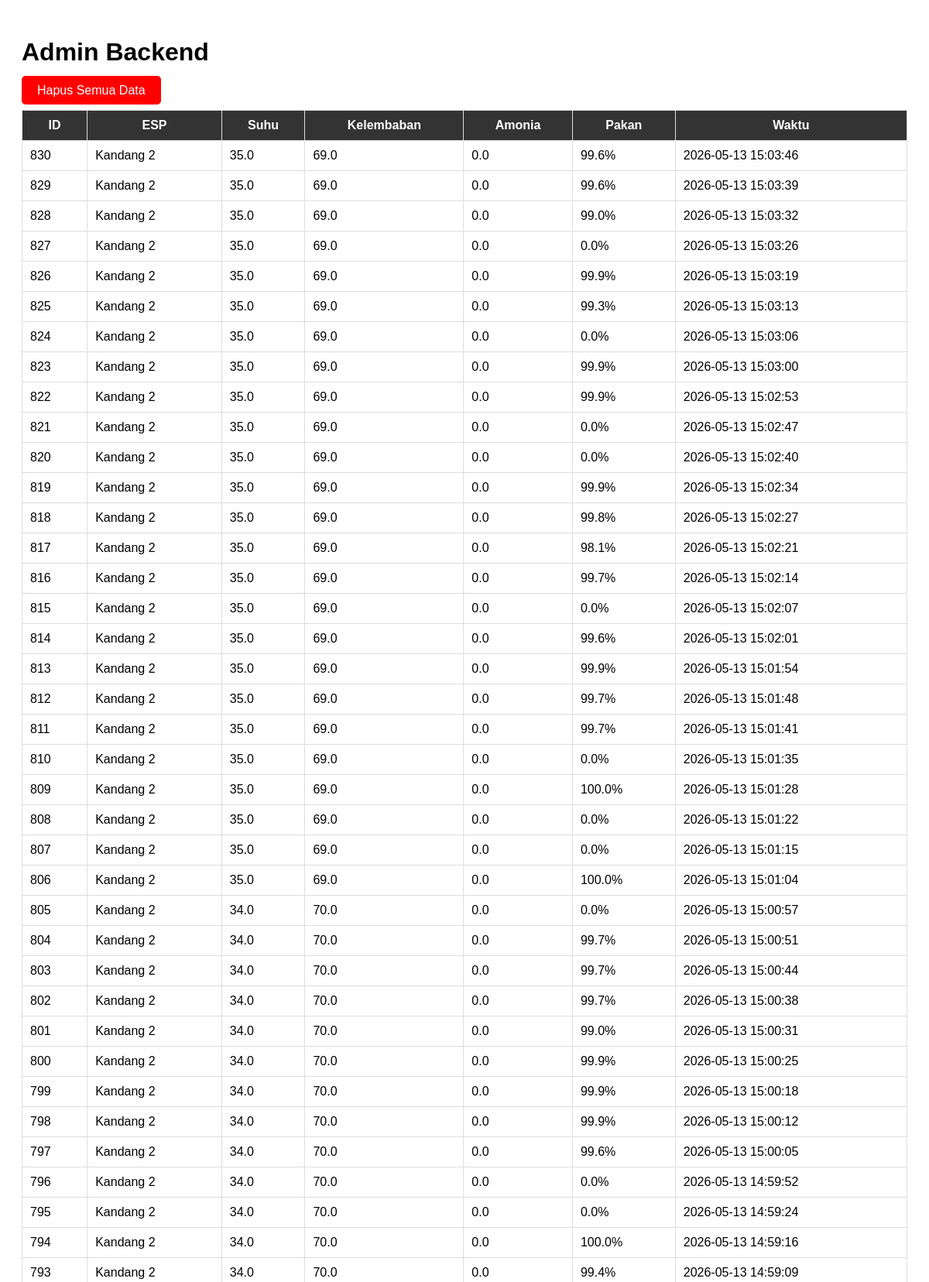
The page /admin (upper part) on the database its author committed.
### tables this page shows
CREATE TABLE sensor_data (

        id INTEGER PRIMARY KEY AUTOINCREMENT,

        nama_esp TEXT,
        suhu REAL,
        kelembaban REAL,
        amonia REAL,

        jarak_pakan REAL,
        kapasitas_pakan REAL,

        status TEXT,

        created_at TIMESTAMP DEFAULT CURRENT_TIMESTAMP
    );

### app.py (the view)
@app.route('/admin')
def admin():
    conn = sqlite3.connect(DB)
    conn.row_factory = sqlite3.Row
    c = conn.cursor()
    c.execute("""

    SELECT * FROM sensor_data

    ORDER BY id DESC

    LIMIT 100

    """)
    data = c.fetchall()
    conn.close()
    return render_template(
        "admin.html",
        data=data
    )

### templates/admin.html (shortened to what this page needs)
<!DOCTYPE html>
<html>
<head>
</head>
<body>
<h1>Admin Backend</h1>
<p>
    <a href="/delete-all">
        Hapus Semua Data
    </a>
</p>
<table>
<tr>
    <th>ID</th>
    <th>ESP</th>
    <th>Suhu</th>
    <th>Kelembaban</th>
    <th>Amonia</th>
    <th>Pakan</th>
    <th>Waktu</th>
</tr>
{% for row in data %}
<tr>
    <td>{{ row.id }}</td>
    <td>{{ row.nama_esp }}</td>
    <td>{{ row.suhu }}</td>
    <td>{{ row.kelembaban }}</td>
    <td>{{ row.amonia }}</td>
    <td>{{ row.kapasitas_pakan }}%</td>
    <td>{{ row.created_at }}</td>
</tr>
{% endfor %}
</table>
</body>
</html>

### templates/admin.html (style rules this page uses)
body { font-family:Arial; padding:20px; }
table { width:100%; border-collapse:collapse; }
th, td { border:1px solid #ddd; padding:10px; }
th { background:#333; color:white; }
a { padding:10px 20px; background:red; color:white; text-decoration:none; border-radius:5px; }

### rows shown on the page
sensor_data: id "830", nama_esp "Kandang 2", suhu "35.0", kelembaban "69.0", amonia "0.0", kapasitas_pakan "99.6", created_at "2026-05-13 15:03:46"
sensor_data: id "829", nama_esp "Kandang 2", suhu "35.0", kelembaban "69.0", amonia "0.0", kapasitas_pakan "99.6", created_at "2026-05-13 15:03:39"
sensor_data: id "828", nama_esp "Kandang 2", suhu "35.0", kelembaban "69.0", amonia "0.0", kapasitas_pakan "99.0", created_at "2026-05-13 15:03:32"
sensor_data: id "827", nama_esp "Kandang 2", suhu "35.0", kelembaban "69.0", amonia "0.0", kapasitas_pakan "0.0", created_at "2026-05-13 15:03:26"
sensor_data: id "826", nama_esp "Kandang 2", suhu "35.0", kelembaban "69.0", amonia "0.0", kapasitas_pakan "99.9", created_at "2026-05-13 15:03:19"
sensor_data: id "825", nama_esp "Kandang 2", suhu "35.0", kelembaban "69.0", amonia "0.0", kapasitas_pakan "99.3", created_at "2026-05-13 15:03:13"
sensor_data: id "824", nama_esp "Kandang 2", suhu "35.0", kelembaban "69.0", amonia "0.0", kapasitas_pakan "0.0", created_at "2026-05-13 15:03:06"
sensor_data: id "823", nama_esp "Kandang 2", suhu "35.0", kelembaban "69.0", amonia "0.0", kapasitas_pakan "99.9", created_at "2026-05-13 15:03:00"
sensor_data: id "822", nama_esp "Kandang 2", suhu "35.0", kelembaban "69.0", amonia "0.0", kapasitas_pakan "99.9", created_at "2026-05-13 15:02:53"
sensor_data: id "821", nama_esp "Kandang 2", suhu "35.0", kelembaban "69.0", amonia "0.0", kapasitas_pakan "0.0", created_at "2026-05-13 15:02:47"
sensor_data: id "820", nama_esp "Kandang 2", suhu "35.0", kelembaban "69.0", amonia "0.0", kapasitas_pakan "0.0", created_at "2026-05-13 15:02:40"
sensor_data: id "819", nama_esp "Kandang 2", suhu "35.0", kelembaban "69.0", amonia "0.0", kapasitas_pakan "99.9", created_at "2026-05-13 15:02:34"
sensor_data: id "818", nama_esp "Kandang 2", suhu "35.0", kelembaban "69.0", amonia "0.0", kapasitas_pakan "99.8", created_at "2026-05-13 15:02:27"
sensor_data: id "817", nama_esp "Kandang 2", suhu "35.0", kelembaban "69.0", amonia "0.0", kapasitas_pakan "98.1", created_at "2026-05-13 15:02:21"
sensor_data: id "816", nama_esp "Kandang 2", suhu "35.0", kelembaban "69.0", amonia "0.0", kapasitas_pakan "99.7", created_at "2026-05-13 15:02:14"
sensor_data: id "815", nama_esp "Kandang 2", suhu "35.0", kelembaban "69.0", amonia "0.0", kapasitas_pakan "0.0", created_at "2026-05-13 15:02:07"
sensor_data: id "814", nama_esp "Kandang 2", suhu "35.0", kelembaban "69.0", amonia "0.0", kapasitas_pakan "99.6", created_at "2026-05-13 15:02:01"
sensor_data: id "813", nama_esp "Kandang 2", suhu "35.0", kelembaban "69.0", amonia "0.0", kapasitas_pakan "99.9", created_at "2026-05-13 15:01:54"
sensor_data: id "812", nama_esp "Kandang 2", suhu "35.0", kelembaban "69.0", amonia "0.0", kapasitas_pakan "99.7", created_at "2026-05-13 15:01:48"
sensor_data: id "811", nama_esp "Kandang 2", suhu "35.0", kelembaban "69.0", amonia "0.0", kapasitas_pakan "99.7", created_at "2026-05-13 15:01:41"
sensor_data: id "810", nama_esp "Kandang 2", suhu "35.0", kelembaban "69.0", amonia "0.0", kapasitas_pakan "0.0", created_at "2026-05-13 15:01:35"
sensor_data: id "809", nama_esp "Kandang 2", suhu "35.0", kelembaban "69.0", amonia "0.0", kapasitas_pakan "100.0", created_at "2026-05-13 15:01:28"
sensor_data: id "808", nama_esp "Kandang 2", suhu "35.0", kelembaban "69.0", amonia "0.0", kapasitas_pakan "0.0", created_at "2026-05-13 15:01:22"
sensor_data: id "807", nama_esp "Kandang 2", suhu "35.0", kelembaban "69.0", amonia "0.0", kapasitas_pakan "0.0", created_at "2026-05-13 15:01:15"
sensor_data: id "806", nama_esp "Kandang 2", suhu "35.0", kelembaban "69.0", amonia "0.0", kapasitas_pakan "100.0", created_at "2026-05-13 15:01:04"
sensor_data: id "805", nama_esp "Kandang 2", suhu "34.0", kelembaban "70.0", amonia "0.0", kapasitas_pakan "0.0", created_at "2026-05-13 15:00:57"
sensor_data: id "804", nama_esp "Kandang 2", suhu "34.0", kelembaban "70.0", amonia "0.0", kapasitas_pakan "99.7", created_at "2026-05-13 15:00:51"
sensor_data: id "803", nama_esp "Kandang 2", suhu "34.0", kelembaban "70.0", amonia "0.0", kapasitas_pakan "99.7", created_at "2026-05-13 15:00:44"
sensor_data: id "802", nama_esp "Kandang 2", suhu "34.0", kelembaban "70.0", amonia "0.0", kapasitas_pakan "99.7", created_at "2026-05-13 15:00:38"
sensor_data: id "801", nama_esp "Kandang 2", suhu "34.0", kelembaban "70.0", amonia "0.0", kapasitas_pakan "99.0", created_at "2026-05-13 15:00:31"
sensor_data: id "800", nama_esp "Kandang 2", suhu "34.0", kelembaban "70.0", amonia "0.0", kapasitas_pakan "99.9", created_at "2026-05-13 15:00:25"
sensor_data: id "799", nama_esp "Kandang 2", suhu "34.0", kelembaban "70.0", amonia "0.0", kapasitas_pakan "99.9", created_at "2026-05-13 15:00:18"
sensor_data: id "798", nama_esp "Kandang 2", suhu "34.0", kelembaban "70.0", amonia "0.0", kapasitas_pakan "99.9", created_at "2026-05-13 15:00:12"
sensor_data: id "797", nama_esp "Kandang 2", suhu "34.0", kelembaban "70.0", amonia "0.0", kapasitas_pakan "99.6", created_at "2026-05-13 15:00:05"
sensor_data: id "796", nama_esp "Kandang 2", suhu "34.0", kelembaban "70.0", amonia "0.0", kapasitas_pakan "0.0", created_at "2026-05-13 14:59:52"
sensor_data: id "795", nama_esp "Kandang 2", suhu "34.0", kelembaban "70.0", amonia "0.0", kapasitas_pakan "0.0", created_at "2026-05-13 14:59:24"
sensor_data: id "794", nama_esp "Kandang 2", suhu "34.0", kelembaban "70.0", amonia "0.0", kapasitas_pakan "100.0", created_at "2026-05-13 14:59:16"
sensor_data: id "793", nama_esp "Kandang 2", suhu "34.0", kelembaban "70.0", amonia "0.0", kapasitas_pakan "99.4", created_at "2026-05-13 14:59:09"
